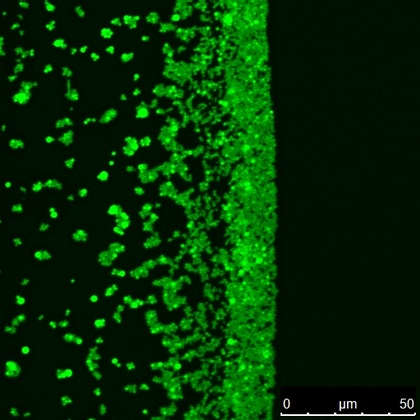
%> input picture Experiment_m_lambda DNA_0.5 nM_1 um cPSL_10-4 vol fr_2 mM NaCl_1007_ch00.jpg, 420 x 420 px, shrunk from 512 x 512 before the run
$ octave HumanDNAPorosityGreenChannel.m   (GNU Octave 9; MATLAB toolbox functions it lacks are replaced by stand-ins)
%> lines starting %> are read from the running program, lines starting %| are printed output that depends on the picture
%%%%%%%%%%%% Setting up the source image %%%%%%%%%%%%%%%%%%
thr_img=100;   % threshold in pixels for green channel
scale_img=0.30; % micron/pixel as determined from the image scale
[img,map] = imread('Experiment_m_lambda DNA_0.5 nM_1 um cPSL_10-4 vol fr_2 mM NaCl_1007_ch00.jpg'); % Please input the image name details
%> img is the input picture: size 420x420x3 uint8; mean R, G, B 3, 46.4, 3.3
%> map = []
I = imread('Experiment_m_lambda DNA_0.5 nM_1 um cPSL_10-4 vol fr_2 mM NaCl_1007_ch00.jpg'); % Please input the image name details
size_img=size(img);
%> size_img = [420 420 3]
imshow('Experiment_m_lambda DNA_0.5 nM_1 um cPSL_10-4 vol fr_2 mM NaCl_1007_ch00.jpg') %Optional

%%%%%%%%%%%% Plotting the detected pixels along a line to check response %%%%%%%%%%%%%%%%%%
pixel_line=zeros(size_img(2),1); %Defining pixel_line array with # of elements equal to image size and of order 1
pixel_line = transpose(img(100,:,2)); %arbitrarily choosing 100th row of the pixeleted image as well as G or '2' of the image vector
%> pixel_line = 420 values, max 254 at index 22, min 10 at index 9, mean 48.21
plot(pixel_line)
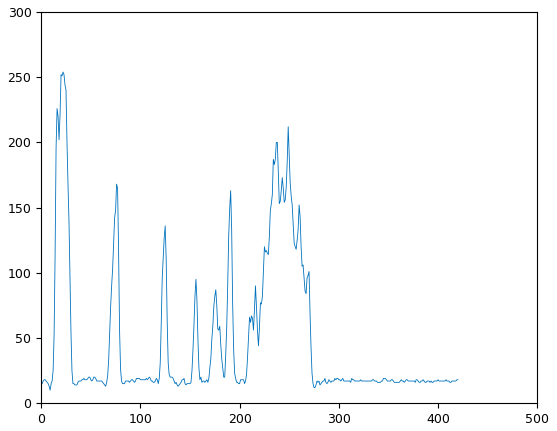
%> figure redrawn from the program's plot data; curve peaks at x = 22, y = 254


%%%%%%%%%%%% Calculating ring thickness along the line %%%%%%%%%%%%%%%%%%
count = 0;
for i = 1:size_img(2)
    if img(100,i,2)> thr_img
        count = count + 1; %counting the pixel numbers with values > 100
    end
end
%> after the loop, count = 71
thickness_img=count*scale_img %ring thickness in microns
%> thickness_img = 21.3

%%%%%%%%%%%% Selecting a region of interest (ROI) from the image for analysis %%%%%%%%%%%%%%%%%%
%> (the run ends here)

$ run again, with Experiment_ Jurkat DNA15 ugml_2 um cPSL_3 mM KHP_1014_ch00_mod.png saved as Experiment_m_lambda DNA_0.5 nM_1 um cPSL_10-4 vol fr_2 mM NaCl_1007_ch00.jpg
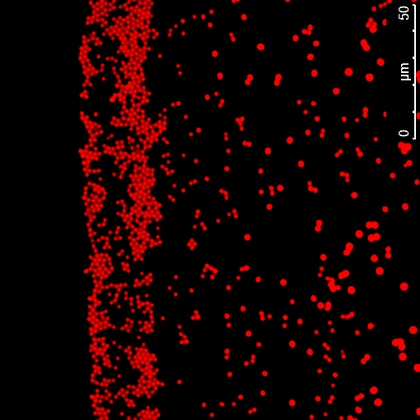
%> input picture Experiment_ Jurkat DNA15 ugml_2 um cPSL_3 mM KHP_1014_ch00_mod.png, 420 x 420 px, shrunk from 512 x 512 before the run
%> img is the input picture: size 420x420x3 uint8; mean R, G, B 24.5, 1.7, 1.9
%> map = []
%> pixel_line = 420 values, max 245 at index 416, min 0 at index 1, mean 1.82
%> `plot(pixel_line)`:
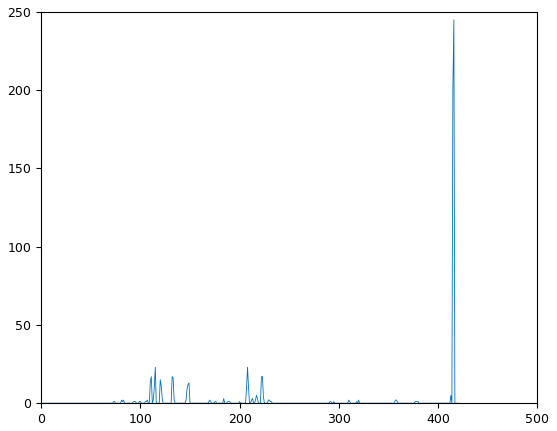
%> figure redrawn from the program's plot data; curve peaks at x = 416, y = 245
%> after the loop `for i = 1:size_img(2)`: count = 2
%> thickness_img = 0.6
